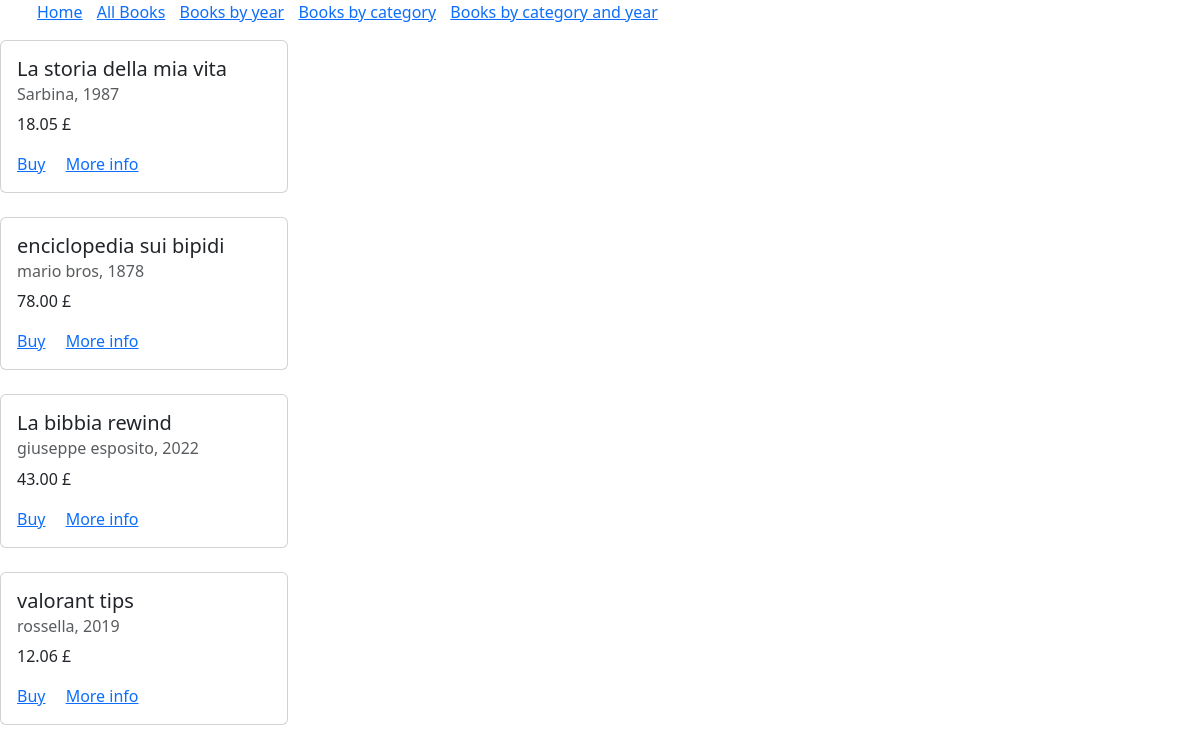
Before: /books with the older database file.
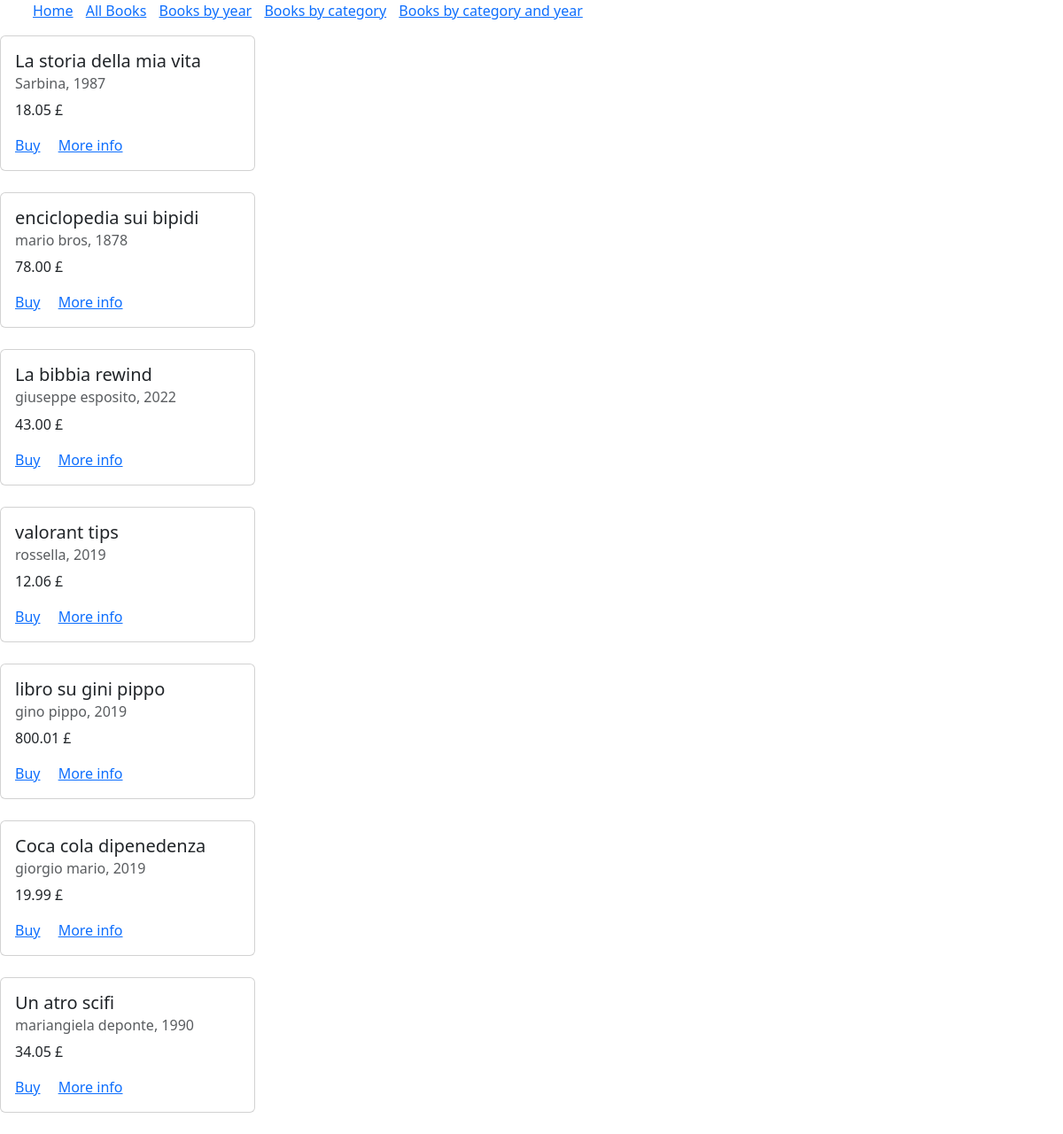
After: the same page with the newer database file.
### app1/models.py (models this page shows)
class Book(models.Model):
    id = models.AutoField(primary_key = True)
    year = models.IntegerField()
    author = models.TextField()
    price = models.DecimalField(max_digits = 8, decimal_places = 2)
    title = models.TextField()
    description = models.TextField()
    category_choices = [
        ('FICTION', 'fiction'),
        ('HORROR', 'horror'),
        ('SCFI', 'scfi'),
        ('SPLATTER', 'splatter'),
        ('FANTASY', 'fantasy'),
    ]
    category = models.CharField(max_length=50, choices=category_choices, default='FICTION')

### app1/views.py (the view)
# urls.py: path('books', views.books, name='books'),
def books(request):
    all_books = Book.objects.all()
    return render(request, 'books.html', {'books': all_books})

### app1/templates/books.html
{% extends 'base.html' %}
{% block content %}
    {% for book in books %}
    <div class="card" style="width: 18rem;">
    <div class="card-body">
    <h5 class="card-title">{{book.title}}</h5>
    <h6 class="card-subtitle mb-2 text-muted">{{book.author}}, {{book.year}}</h6>
    <p class="card-text">{{book.price}} £</p>
    <a href="#" class="card-link">Buy</a>
    <a href="{% url 'singlebook' bookid=book.id %}" class="card-link">More info</a>
    </div>
    </div>
    <br>
    {% endfor %}
{% endblock%}

### app1/templates/base.html (shortened to what this page needs)
<html>
    <head>
        <link rel="stylesheet" href="https://cdn.jsdelivr.net/npm/bootstrap@5.3.2/dist/css/bootstrap.min.css">
    </head>
    <body>
        <ul>
            <li><a href="{% url 'index' %}">Home</a></li>
            <li><a href="{% url 'books' %}">All Books</a></li>
            <li><a href="{% url 'year' %}">Books by year</a></li>
            <li><a href="{% url 'category' %}">Books by category</a></li>
            <li><a href="{% url 'cy' %}">Books by category and year</a></li>
        </ul>
        {% block content %}
        {% endblock %}
    </body>
</html>

### app1/templates/base.html (style rules this page uses)
ul { list-style-type: none; margin: 0; padding: 0; }
li { display: inline; margin: 5; }

Changed rows visible on the page:
added Book: title "libro su gini pippo", author "gino pippo", year "2019", price "800.01"
added Book: title "Coca cola dipenedenza", author "giorgio mario", year "2019", price "19.99"
added Book: title "Un atro scifi", author "mariangiela deponte", year "1990", price "34.05"
